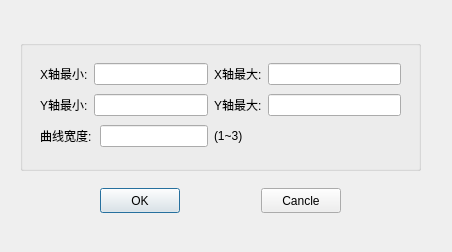
<?xml version="1.0" encoding="UTF-8"?>
<ui version="4.0">
 <class>ResolutionRatioDialog</class>
 <widget class="QDialog" name="ResolutionRatioDialog">
  <property name="geometry">
   <rect>
    <x>0</x>
    <y>0</y>
    <width>452</width>
    <height>252</height>
   </rect>
  </property>
  <property name="windowTitle">
   <string>分辨率设置</string>
  </property>
  <widget class="QGroupBox" name="groupBox">
   <property name="geometry">
    <rect>
     <x>20</x>
     <y>40</y>
     <width>401</width>
     <height>131</height>
    </rect>
   </property>
   <property name="title">
    <string/>
   </property>
   <widget class="QWidget" name="layoutWidget">
    <property name="geometry">
     <rect>
      <x>20</x>
      <y>20</y>
      <width>361</width>
      <height>92</height>
     </rect>
    </property>
    <layout class="QGridLayout" name="gridLayout">
     <item row="0" column="0">
      <widget class="QLabel" name="label">
       <property name="text">
        <string>X轴最小:</string>
       </property>
      </widget>
     </item>
     <item row="0" column="1" colspan="2">
      <widget class="QLineEdit" name="xAxisMinLe">
       <property name="text">
        <string/>
       </property>
      </widget>
     </item>
     <item row="0" column="4">
      <widget class="QLineEdit" name="xAxisMaxLe">
       <property name="text">
        <string/>
       </property>
      </widget>
     </item>
     <item row="1" column="0">
      <widget class="QLabel" name="label_3">
       <property name="text">
        <string>Y轴最小:</string>
       </property>
      </widget>
     </item>
     <item row="1" column="1" colspan="2">
      <widget class="QLineEdit" name="yAxisMinLe">
       <property name="text">
        <string/>
       </property>
      </widget>
     </item>
     <item row="1" column="3">
      <widget class="QLabel" name="label_5">
       <property name="text">
        <string>Y轴最大:</string>
       </property>
      </widget>
     </item>
     <item row="1" column="4">
      <widget class="QLineEdit" name="yAxisMaxLe"/>
     </item>
     <item row="2" column="0" colspan="2">
      <widget class="QLabel" name="label_9">
       <property name="text">
        <string>曲线宽度:</string>
       </property>
      </widget>
     </item>
     <item row="2" column="2">
      <widget class="QLineEdit" name="lineWidth">
       <property name="sizePolicy">
        <sizepolicy hsizetype="Fixed" vsizetype="Fixed">
         <horstretch>0</horstretch>
         <verstretch>0</verstretch>
        </sizepolicy>
       </property>
      </widget>
     </item>
     <item row="0" column="3">
      <widget class="QLabel" name="label_2">
       <property name="text">
        <string>X轴最大:</string>
       </property>
      </widget>
     </item>
     <item row="2" column="3">
      <widget class="QLabel" name="label_4">
       <property name="text">
        <string>(1~3)</string>
       </property>
      </widget>
     </item>
    </layout>
   </widget>
  </widget>
  <widget class="QWidget" name="horizontalLayoutWidget">
   <property name="geometry">
    <rect>
     <x>100</x>
     <y>180</y>
     <width>241</width>
     <height>42</height>
    </rect>
   </property>
   <layout class="QHBoxLayout" name="horizontalLayout">
    <item>
     <widget class="QPushButton" name="okBtn">
      <property name="minimumSize">
       <size>
        <width>0</width>
        <height>25</height>
       </size>
      </property>
      <property name="text">
       <string>OK</string>
      </property>
     </widget>
    </item>
    <item>
     <spacer name="horizontalSpacer">
      <property name="orientation">
       <enum>Qt::Horizontal</enum>
      </property>
      <property name="sizeHint" stdset="0">
       <size>
        <width>40</width>
        <height>20</height>
       </size>
      </property>
     </spacer>
    </item>
    <item>
     <widget class="QPushButton" name="cancleBtn">
      <property name="minimumSize">
       <size>
        <width>0</width>
        <height>25</height>
       </size>
      </property>
      <property name="text">
       <string>Cancle</string>
      </property>
     </widget>
    </item>
   </layout>
  </widget>
 </widget>
 <resources/>
 <connections/>
</ui>
